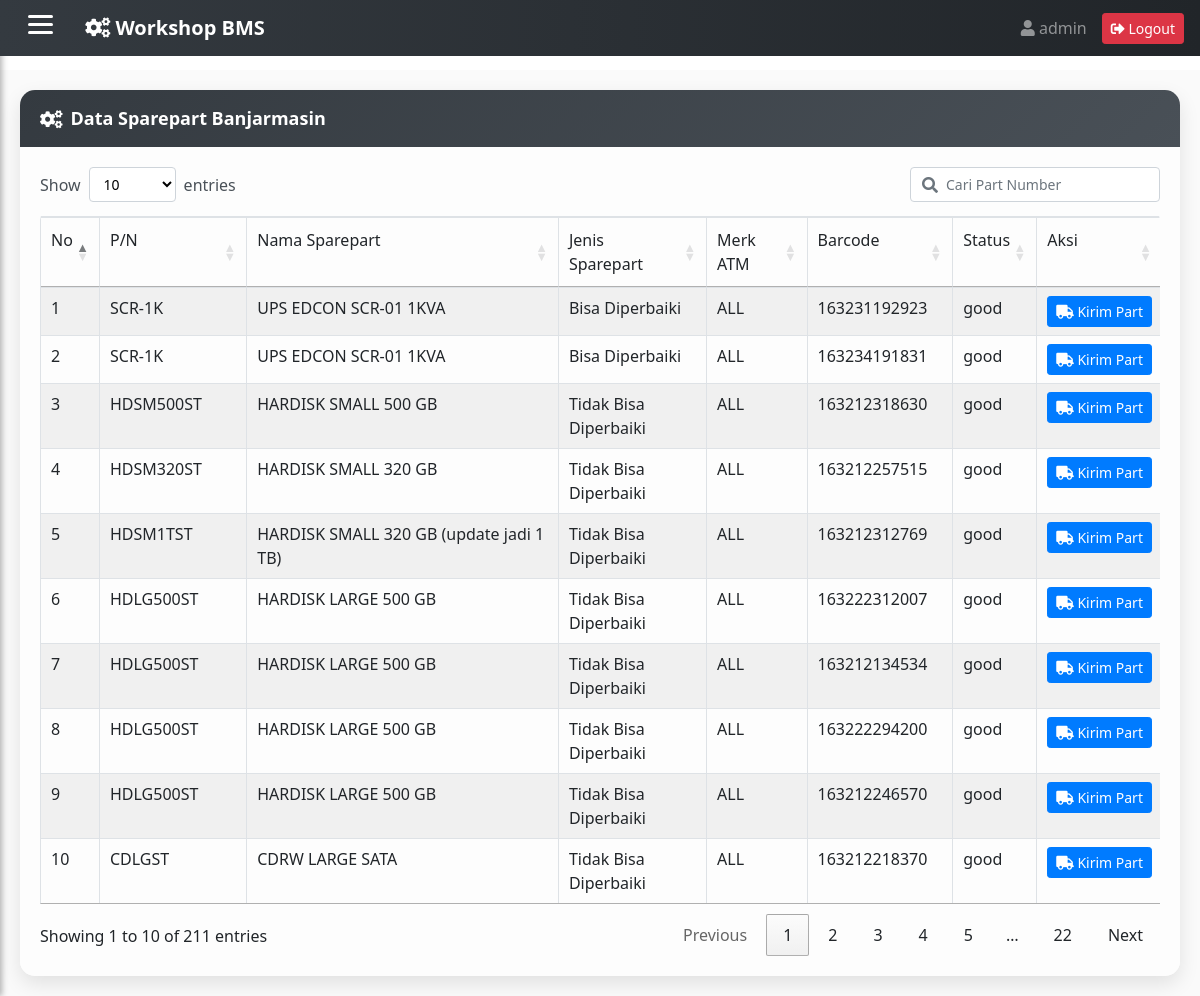
Screenshot of /teknisi/workshop.php (signed in) with the database file from the repository.
### tables this page shows
CREATE TABLE `sp_bjm` (
  `part_number` varchar(50) NOT NULL,
  `nama_sparepart` varchar(100) NOT NULL,
  `jenis_sparepart` varchar(50) NOT NULL,
  `atm` varchar(50) NOT NULL,
  `barcode` varchar(50) NOT NULL,
  `status` varchar(50) NOT NULL
);

### function_all/function_spBJM.php (called while the page is built, shortened)
<?php
require_once('../Connections/koneksi.php');
$maxRows_Recordset1 = 1000;
$pageNum_Recordset1 = 0;
$startRow_Recordset1 = $pageNum_Recordset1 * $maxRows_Recordset1;
$query_Recordset1 = "SELECT * FROM sp_bjm ORDER BY part_number DESC";
$query_limit_Recordset1 = sprintf("%s LIMIT %d, %d", $query_Recordset1, $startRow_Recordset1, $maxRows_Recordset1);
$Recordset1 = mysqli_query($koneksi, $query_limit_Recordset1);
$row_Recordset1 = mysqli_fetch_assoc($Recordset1);
if (isset($_GET['totalRows_Recordset1'])) {
  $totalRows_Recordset1 = $_GET['totalRows_Recordset1'];
} else {
  $all_Recordset1 = mysqli_query($koneksi, $query_Recordset1);
  $totalRows_Recordset1 = mysqli_num_rows($all_Recordset1);
}
?>

### teknisi/workshop.php (the view, shortened to what this page needs)
<?php
include '../function_all/function_spBJM.php';
?>
<!DOCTYPE html PUBLIC "-//W3C//DTD XHTML 1.0 Transitional//EN" "http://www.w3.org/TR/xhtml1/DTD/xhtml1-transitional.dtd">
<html xmlns="http://www.w3.org/1999/xhtml">
<head>
<link rel="stylesheet" href="https://cdn.datatables.net/1.13.6/css/jquery.dataTables.min.css">
</head>
<body>
<div class="card stylish-card animate-card">
  <div class="card-header stylish-header">
    <i class="fas fa-cogs mr-2"></i> Data Sparepart Banjarmasin
  </div>
  <div class="card-body stylish-body">
      <div class="toolbar-search-only"></div>
    	<div class="table-responsive-custom">
 	   		<table id="example" class="table table-striped table-bordered">
    	  		<thead>
                    <tr>
                      <td>No</td>
                      <td>P/N</td>
                      <td>Nama Sparepart</td>
                      <td>Jenis Sparepart</td>
                      <td>Merk ATM</td>
                      <td>Barcode</td>
                      <td>Status</td>
                      <td>Aksi</td>
                    </tr>
                  </thead>
                  <tbody>
                      <?php if ($totalRows_Recordset1 > 0): ?>
                        <?php $no = $startRow_Recordset1 + 1; ?>
                        <?php do { ?>
                          <tr>
                            <td><?php echo $no++; ?></td>
                            <td><?php echo htmlspecialchars($row_Recordset1['part_number']); ?></td>
                            <td><?php echo htmlspecialchars($row_Recordset1['nama_sparepart']); ?></td>
                            <td><?php echo htmlspecialchars($row_Recordset1['jenis_sparepart']); ?></td>
                            <td><?php echo htmlspecialchars($row_Recordset1['atm']); ?></td>
                            <td><?php echo htmlspecialchars($row_Recordset1['barcode']); ?></td>
                            <td><?php echo htmlspecialchars($row_Recordset1['status']); ?></td>
                            <td>
                              <div class="aksi-buttons">
                                <a href="javascript:void(0);"
                                   onclick="confirmKirimPart('<?php echo $row_Recordset1['part_number']; ?>',
                                                             '<?php echo $row_Recordset1['nama_sparepart']; ?>',
                                                             '<?php echo $row_Recordset1['jenis_sparepart']; ?>',
                                                             '<?php echo $row_Recordset1['atm']; ?>',
                                                             '<?php echo $row_Recordset1['barcode']; ?>',
                                                             '<?php echo $row_Recordset1['status']; ?>')"
                                   class="btn btn-primary btn-sm btn-animate">
                                   <i class="fas fa-truck"></i> Kirim Part
                                </a>
              			</div>
            		</td>
          		</tr>
        <?php } while ($row_Recordset1 = mysqli_fetch_assoc($Recordset1)); ?>
      <?php else: ?>
        <tr><td colspan="8" class="text-center">Tidak ada data sparepart.</td></tr>
      <?php endif; ?>
      </tbody>
    </table>
  </div>
 </div>
</div>
<?php
include '../template1.php';
?>
</body>
</html>

### teknisi/workshop.php (style rules this page uses)
td:last-child { white-space: nowrap; }
.aksi-buttons { display: flex; gap: 4px; justify-content: center; align-items: center; flex-wrap: nowrap; }
.aksi-buttons .btn { min-width: 70px; }

### rows the page displays
sp_bjm: part_number "SCR-1K", nama_sparepart "UPS EDCON SCR-01 1KVA", jenis_sparepart "Bisa Diperbaiki", atm "ALL", barcode "163231192923", status "good"
sp_bjm: part_number "SCR-1K", nama_sparepart "UPS EDCON SCR-01 1KVA", jenis_sparepart "Bisa Diperbaiki", atm "ALL", barcode "163234191831", status "good"
sp_bjm: part_number "HDSM500ST", nama_sparepart "HARDISK SMALL 500 GB", jenis_sparepart "Tidak Bisa Diperbaiki", atm "ALL", barcode "163212318630", status "good"
sp_bjm: part_number "HDSM320ST", nama_sparepart "HARDISK SMALL 320 GB", jenis_sparepart "Tidak Bisa Diperbaiki", atm "ALL", barcode "163212257515", status "good"
sp_bjm: part_number "HDSM1TST", nama_sparepart "HARDISK SMALL 320 GB (update jadi 1 TB)", jenis_sparepart "Tidak Bisa Diperbaiki", atm "ALL", barcode "163212312769", status "good"
sp_bjm: part_number "HDLG500ST", nama_sparepart "HARDISK LARGE 500 GB", jenis_sparepart "Tidak Bisa Diperbaiki", atm "ALL", barcode "163222312007", status "good"
sp_bjm: part_number "HDLG500ST", nama_sparepart "HARDISK LARGE 500 GB", jenis_sparepart "Tidak Bisa Diperbaiki", atm "ALL", barcode "163212134534", status "good"
sp_bjm: part_number "HDLG500ST", nama_sparepart "HARDISK LARGE 500 GB", jenis_sparepart "Tidak Bisa Diperbaiki", atm "ALL", barcode "163222294200", status "good"
sp_bjm: part_number "HDLG500ST", nama_sparepart "HARDISK LARGE 500 GB", jenis_sparepart "Tidak Bisa Diperbaiki", atm "ALL", barcode "163212246570", status "good"
sp_bjm: part_number "CDLGST", nama_sparepart "CDRW LARGE SATA", jenis_sparepart "Tidak Bisa Diperbaiki", atm "ALL", barcode "163212218370", status "good"

### other values shown
$username "admin"
